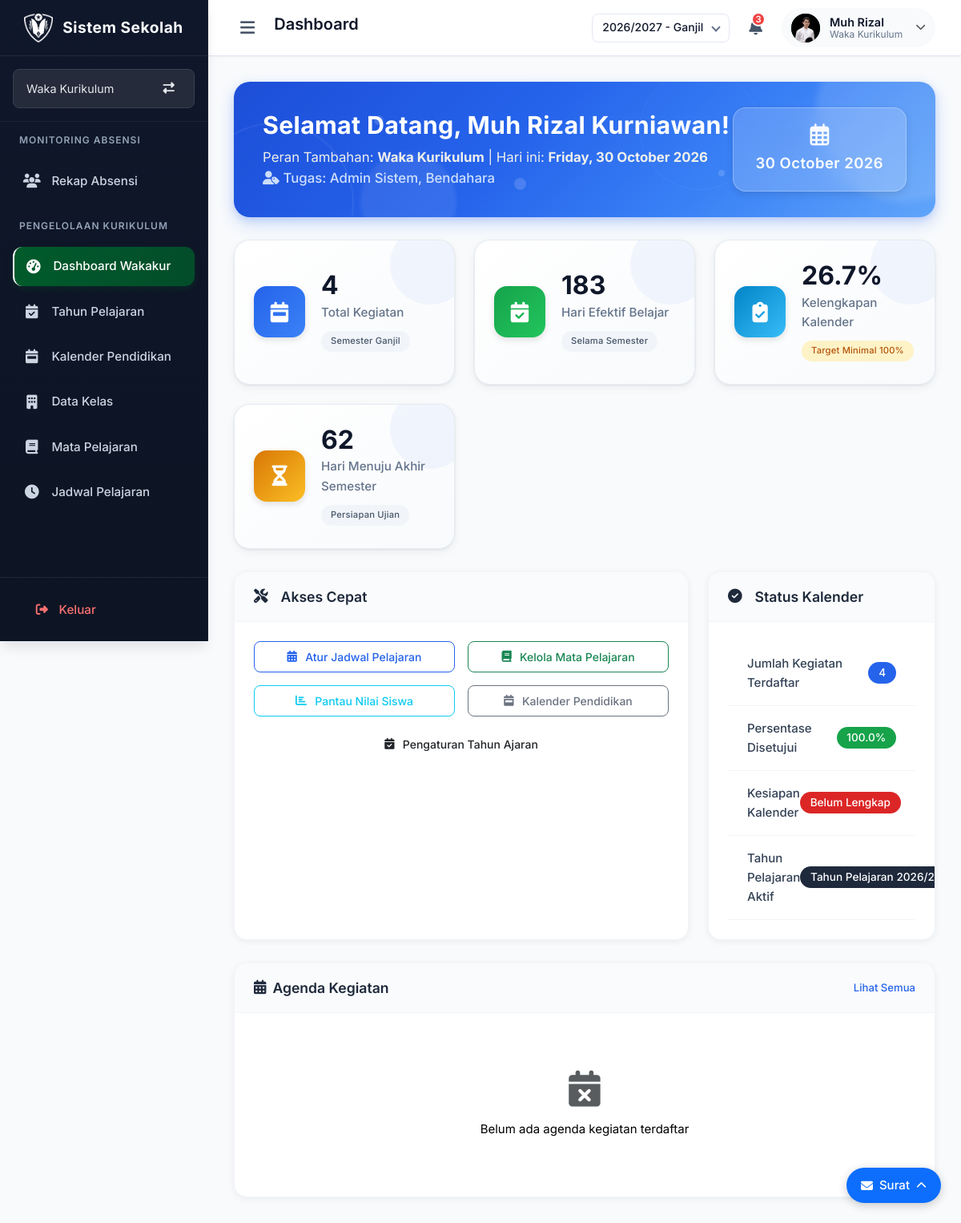
Screenshot of /dashboard-wakakur/ (signed in) with the database file from the repository.
### models.py (models this page shows, shortened)
class Guru(db.Model):
    __tablename__ = 'guru'
    nip = db.Column(db.String(50), nullable=True)
    nik = db.Column(db.String(20), nullable=True)
    gelar_depan = db.Column(db.String(30), nullable=True)
    gelar_belakang = db.Column(db.String(50), nullable=True)
    pendidikan_terakhir = db.Column(db.String(10), nullable=True)
    status_pernikahan = db.Column(db.String(20), nullable=True)
    id = db.Column(db.String(6), primary_key=True, unique=True, nullable=False)
    nama = db.Column(db.String(100), nullable=False)
    jenis_kelamin = db.Column(db.String(20), nullable=False)
    tempat_lahir = db.Column(db.String(100))
    tanggal_lahir = db.Column(db.Date)
    jabatan = db.Column(db.String(50), nullable=False)
    tugas_tambahan = db.Column(db.Text)
    sertifikasi = db.Column(db.Boolean, default=False)
    status = db.Column(db.String(20), default='Aktif')
    no_hp = db.Column(db.String(20))
    email = db.Column(db.String(100), unique=True, nullable=True)
    alamat = db.Column(db.Text)
    dibuat_pada = db.Column(db.DateTime, default=datetime.utcnow)
    foto_profil = db.Column(db.String(255), nullable=True)
    akun = db.relationship('User', backref='guru', uselist=False)

class TahunPelajaran(db.Model):
    __tablename__ = 'tahun_pelajaran'
    id = db.Column(db.Integer, primary_key=True)
    kode = db.Column(db.String(20), unique=True, nullable=False)
    nama = db.Column(db.String(80), nullable=False)
    tahun_mulai = db.Column(db.Integer, nullable=False)
    tahun_selesai = db.Column(db.Integer, nullable=False)
    semester = db.Column(db.Integer, nullable=False)
    aktif = db.Column(db.Boolean, default=False)
    tanggal_mulai = db.Column(db.Date, nullable=False)
    tanggal_selesai = db.Column(db.Date, nullable=False)

### routes/sections/waka_kurikulum/dashboard_wakakur.py (the view)
@bp.route('/')
def halaman_dashboard_wakakur():
    if not session.get('logged_in'):
        return redirect(url_for('login.halaman_login'))
    session['halaman_aktif'] = 'waka_kurikulum'
    user_id = session.get('user_id')
    user = User.query.get(user_id)
    if not user:
        return redirect(url_for('login.halaman_login'))
    sekarang = datetime.now()
    user_name = user.guru.nama if (user.guru and hasattr(user, 'guru')) else user.username
    daftar_tugas = user.tugas_tambahan.split(',') if (user.tugas_tambahan and isinstance(user.tugas_tambahan, str)) else []
    tp_aktif = TahunPelajaran.query.filter_by(aktif=True).first()
    semester_aktif = 'ganjil' if (tp_aktif and tp_aktif.semester == 1) else 'genap'
    total_kegiatan = 0
    total_hari_efektif = 0
    hari_menuju_ujian = 0
    persen_kelengkapan_kalender = 0
    persen_disetujui = 0
    kalender_siap = False
    agenda_kurikulum = []
    if tp_aktif:
        total_kegiatan = KalenderPendidikan.query.filter_by(tahun_pelajaran_id=tp_aktif.id).count()
        if semester_aktif == 'ganjil':
            mulai = tp_aktif.tanggal_mulai
            selesai = datetime(tp_aktif.tahun_mulai, 12, 31).date()
        else:
            mulai = datetime(tp_aktif.tahun_selesai, 1, 1).date()
            selesai = tp_aktif.tanggal_selesai
        if mulai and selesai:
            total_hari_efektif = max(0, (selesai - mulai).days)
            if selesai > sekarang.date():
                hari_menuju_ujian = max(0, (selesai - sekarang.date()).days)
        if total_kegiatan > 0:
            persen_kelengkapan_kalender = round(min((total_kegiatan / 15) * 100, 100), 1)
            sudah_disetujui = KalenderPendidikan.query.filter_by(tahun_pelajaran_id=tp_aktif.id, disetujui=True).count()
            persen_disetujui = round((sudah_disetujui / total_kegiatan) * 100, 1)
        kalender_siap = total_kegiatan >= 10
        agenda_kurikulum = AgendaKegiatan.query.filter(
            AgendaKegiatan.tahun_pelajaran == tp_aktif.kode,
            AgendaKegiatan.tanggal_mulai >= (sekarang - timedelta(days=30))
        ).order_by(AgendaKegiatan.tanggal_mulai.asc()).limit(5).all()
        for a in agenda_kurikulum:
            a.tgl_mulai_obj = a.tanggal_mulai
    return render_template(
        'index.html',
        active_page = "dashboard_wakakur",
        halaman_aktif = "waka_kurikulum",
        user = {
            'nama': user_name,
            'jabatan': session.get('role', 'Waka Kurikulum'),
            'tugas_tambahan': ", ".join(daftar_tugas) if daftar_tugas else "-",
            'inisial': session.get('user_initials', 'WK')
        },
        user_name = user_name,
        user_role = session.get('user_role', 'Waka Kurikulum'),
        role = session.get('role', 'Waka Kurikulum'),
        daftar_tugas = daftar_tugas,
        user_initials = session.get('user_initials', 'WK'),
        today_date = sekarang.strftime('%d %B %Y'),
        today_date_long = sekarang.strftime('%A, %d %B %Y'),
        tahun_ajaran = tp_aktif.nama if tp_aktif else 'Belum diatur',
        semester = semester_aktif.capitalize(),
        semester_aktif = semester_aktif,
        tahun_pelajaran_nama = tp_aktif.nama if tp_aktif else 'Belum Ada',
        total_kegiatan = total_kegiatan,
        total_hari_efektif = total_hari_efektif,
        persen_kelengkapan_kalender = persen_kelengkapan_kalender,
        hari_menuju_ujian = hari_menuju_ujian,
        persen_disetujui = persen_disetujui,
        kalender_siap = kalender_siap,
        agenda_kurikulum = agenda_kurikulum
    )

### templates/index.html (shortened to what this page needs)
{% extends "layout.html" %}
{% block content %}
{% if active_page == "dashboard_wakakur" %}
    {% include "sections/dashboard/waka_kurikulum.html" %}
{% endif %}
{% include 'components/surat.html' %}
{% endblock %}
{% block extra_css %}
    {% if active_page == "dashboard_wakakur" %}
    <link rel="stylesheet" href="/static/css/jabatan/waka_kurikulum/dashboard_wakakur.css">
    {% endif %}
{% endblock %}

### templates/components/header.html (shortened to what this page needs)
<header class="header">
  <div class="header-left">
    <button class="toggle-sidebar" id="toggleSidebar">
      <i class="fas fa-bars"></i>
    </button>
    <h2 class="page-title">Dashboard</h2>
  </div>
  <div class="header-right d-flex align-items-center gap-3">
    {% if g.sistem_mode != 'absensi' %}
    <div class="tahun-pemilih">
      <form action="{{ url_for('umum.ganti_tahun') }}" method="POST">
        <div class="custom-select">
        </div>
      </form>
    </div>
    {% endif %}
    <button class="notification-btn">
      <i class="fas fa-bell"></i>
      <span class="notification-badge">3</span>
    </button>
    <div class="user-profile" id="userProfileBtn">
      <div class="user-avatar">
        {% set nama_pengguna = session.get('user_name') or session.get('absensi_user_name', 'Pengguna') %}
        {% set foto = session.get('foto_profil') %}
        {% if foto %}
          <img src="{{ url_for('tampilkan_foto_profil', filename=foto) }}"
              alt="Foto Profil"
              onerror="this.style.display='none'; this.parentElement.innerHTML='{{ nama_pengguna | inisial_avatar }}';">
        {% else %}
          {{ nama_pengguna | inisial_avatar }}
        {% endif %}
      </div>
      <div class="user-info">
        <div class="user-name">
          {{ (session.get('user_name') or session.get('absensi_user_name', 'Pengguna')) | nama_singkat_dropdown }}
        </div>
        <div class="user-role">
          {% set aktif = session.get('halaman_aktif') | default('utama') %}
          {% if aktif == 'absensi' %}
            Guru
          {% elif aktif == 'bendahara' %}
            Bendahara
          {% elif aktif == 'admin_sistem' %}
            Admin Sistem
          {% elif aktif == 'wali_kelas' %}
            Wali Kelas
          {% elif aktif == 'waka_kurikulum' %}
            Waka Kurikulum
          {% elif aktif == 'waka_kesiswaan' %}
            Waka Kesiswaan
          {% elif aktif == 'pembina_ekskul' %}
            Pembina Ekstrakurikuler
          {% else %}
            {{ session.get('jabatan') or session.get('role', 'Pengguna Sistem') }}
          {% endif %}
        </div>
      </div>
      <i class="fas fa-chevron-down text-muted"></i>
    </div>
  </div>
</header>

### templates/sections/dashboard/waka_kurikulum.html (shortened to what this page needs)
<div class="dashboard-container">
    <div class="welcome-box">
        <div class="garis-1"></div>
        <div class="garis-2"></div>
        <div class="titik titik-1"></div>
        <div class="titik titik-2"></div>
        <div class="titik titik-3"></div>
        <div>
            <h2>Selamat Datang, {{ user_name }}!</h2>
            <p class="text-muted">Peran Tambahan: <strong>Waka Kurikulum</strong> | Hari ini: <strong>{{ today_date_long }}</strong></p>
            {% if daftar_tugas %}
            <p class="text-primary mt-1">
                <i class="fas fa-user-tag"></i> Tugas: {{ daftar_tugas | join(', ') }}
            </p>
            {% endif %}
        </div>
        <div class="date-box">
            <a href="{{ url_for('kalender.halaman_kalender') }}?asal=dashboard" class="text-decoration-none text-dark d-block w-100 h-100">
                <i class="far fa-calendar-alt"></i>
                <span>{{ today_date }}</span>
            </a>
        </div>
    </div>
    <div class="stats-grid">
        <div class="stat-card">
            <div class="stat-icon bg-primary">
                <i class="fas fa-calendar-week"></i>
            </div>
            <div class="stat-info">
                <h3>{{ total_kegiatan | default('0') }}</h3>
                <p>Total Kegiatan</p>
                <span class="stat-change neutral">Semester {{ semester_aktif | capitalize }}</span>
            </div>
        </div>
        <div class="stat-card">
            <div class="stat-icon bg-success">
                <i class="fas fa-calendar-check"></i>
            </div>
            <div class="stat-info">
                <h3>{{ total_hari_efektif | default('0') }}</h3>
                <p>Hari Efektif Belajar</p>
                <span class="stat-change neutral">Selama Semester</span>
            </div>
        </div>
        <div class="stat-card">
            <div class="stat-icon bg-info">
                <i class="fas fa-clipboard-check"></i>
            </div>
            <div class="stat-info">
                <h3>{{ persen_kelengkapan_kalender | default('0') }}%</h3>
                <p>Kelengkapan Kalender</p>
                <span class="stat-change {{ 'positive' if persen_kelengkapan_kalender >= 90 else 'warning' }}">
                    Target Minimal 100%
                </span>
            </div>
        </div>
        <div class="stat-card">
            <div class="stat-icon bg-warning">
                <i class="fas fa-hourglass-half"></i>
            </div>
            <div class="stat-info">
                <h3>{{ hari_menuju_ujian | default('0') }}</h3>
                <p>Hari Menuju Akhir Semester</p>
                <span class="stat-change neutral">Persiapan Ujian</span>
            </div>
        </div>
    </div>
    <div class="content-grid">
        <div class="card">
            <div class="card-header d-flex justify-content-between align-items-center">
                <h4><i class="fas fa-tools me-2"></i> Akses Cepat</h4>
            </div>
            <div class="card-body p-4">
                <div class="d-flex flex-wrap gap-3">
                    <a href="/kurikulum/jadwal" class="btn btn-outline-primary w-100-sm">
                        <i class="fas fa-calendar-alt me-1"></i> Atur Jadwal Pelajaran
                    </a>
                    <a href="/kurikulum/mapel" class="btn btn-outline-success w-100-sm">
                        <i class="fas fa-book me-1"></i> Kelola Mata Pelajaran
                    </a>
                    <a href="/kurikulum/nilai" class="btn btn-outline-info w-100-sm">
                        <i class="fas fa-chart-bar me-1"></i> Pantau Nilai Siswa
                    </a>
                    <a href="/kalender" class="btn btn-outline-secondary w-100-sm">
                        <i class="fas fa-calendar-week me-1"></i> Kalender Pendidikan
                    </a>
                    <a href="/tahun-pelajaran" class="btn btn-outline-dark w-100-sm">
                        <i class="fas fa-calendar-check me-1"></i> Pengaturan Tahun Ajaran
                    </a>
                </div>
            </div>
        </div>
        <div class="card">
            <div class="card-header d-flex justify-content-between align-items-center">
                <h4><i class="fas fa-check-circle me-2"></i> Status Kalender</h4>
            </div>
            <div class="card-body p-0">
                <ul class="list-group list-group-flush">
                    <li class="list-group-item d-flex justify-content-between align-items-center">
                        <span>Jumlah Kegiatan Terdaftar</span>
                        <span class="badge bg-primary">{{ total_kegiatan | default('0') }}</span>
                    </li>
                    <li class="list-group-item d-flex justify-content-between align-items-center">
                        <span>Persentase Disetujui</span>
                        <span class="badge bg-{{ 'success' if persen_disetujui >= 90 else 'warning' }}">
                            {{ persen_disetujui | default('0') }}%
                        </span>
                    </li>
                    <li class="list-group-item d-flex justify-content-between align-items-center">
                        <span>Kesiapan Kalender</span>
                        <span class="badge bg-{{ 'success' if kalender_siap else 'danger' }}">
                            {{ 'Siap' if kalender_siap else 'Belum Lengkap' }}
                        </span>
                    </li>
                    <li class="list-group-item d-flex justify-content-between align-items-center">
                        <span>Tahun Pelajaran Aktif</span>
                        <span class="badge bg-dark">{{ tahun_pelajaran_nama }}</span>
                    </li>
                </ul>
            </div>
        </div>
    </div>
    <div class="card mt-4">
        <div class="card-header d-flex justify-content-between align-items-center">
            <h4><i class="fas fa-calendar-alt"></i> Agenda Kegiatan</h4>
            <a href="/agenda" class="btn-link small">Lihat Semua</a>
        </div>
        <div class="card-body p-0">
            {% if agenda_kurikulum %}
            <div class="agenda-list p-3">
                {% for agenda in agenda_kurikulum %}
                <div class="agenda-item">
                    <div class="agenda-tanggal tanggal-{{ agenda.status | lower | replace(' ', '-') }}">
                        <span class="agenda-hari">{{ agenda.tgl_mulai_obj.strftime('%d') }}</span>
                        <span class="agenda-bulan">{{ agenda.tgl_mulai_obj.strftime('%b') }}</span>
                    </div>
                    <div class="agenda-info">
                        <h5 class="agenda-judul">{{ agenda.judul }}</h5>
                        <div class="agenda-meta">
                            <span><i class="far fa-clock"></i> {{ agenda.tgl_mulai_obj.strftime('%H:%M') }}</span>
                            <span><i class="fas fa-map-marker-alt"></i> {{ agenda.lokasi or '-' }}</span>
                            <span class="agenda-status status-{{ agenda.status | lower | replace(' ', '-') }}">{{ agenda.status }}</span>
                        </div>
                    </div>
                    <a href="/agenda/detail/{{ agenda.id }}" class="btn btn-sm btn-light">Detail</a>
                </div>
                {% endfor %}
            </div>
            {% else %}
            <div class="text-center py-5 text-muted">
                <i class="fas fa-calendar-times fa-3x mb-3"></i>
                <p>Belum ada agenda kegiatan terdaftar</p>
            </div>
            {% endif %}
        </div>
    </div>
</div>

### rows the page displays
Guru: foto_profil (picture), nama "Muh Rizal Kurniawan"
TahunPelajaran: nama "Tahun Pelajaran…"

### other values shown
{{ daftar_tugas | join(', ') }} "Admin Sistem, Bendahara"
{{ total_kegiatan | default('0') }} "4"
{{ semester_aktif | capitalize }} "Ganjil"
{{ total_hari_efektif | default('0') }} "183"
{{ persen_kelengkapan_kalender | default('0') }} "26.7"
{{ hari_menuju_ujian | default('0') }} "62"
{{ persen_disetujui | default('0') }} "100.0"
{{ 'Siap' if kalender_siap else 'Belum Lengkap' }} "Belum Lengkap"
